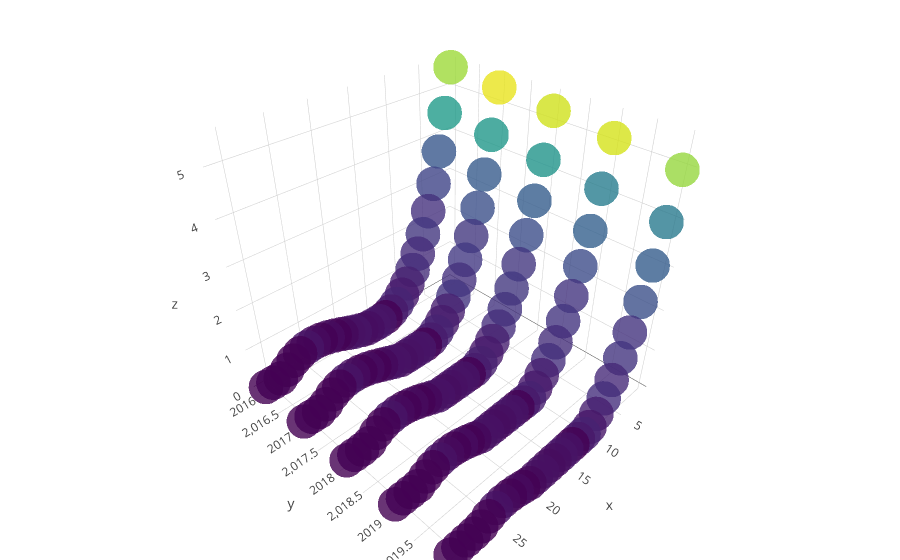
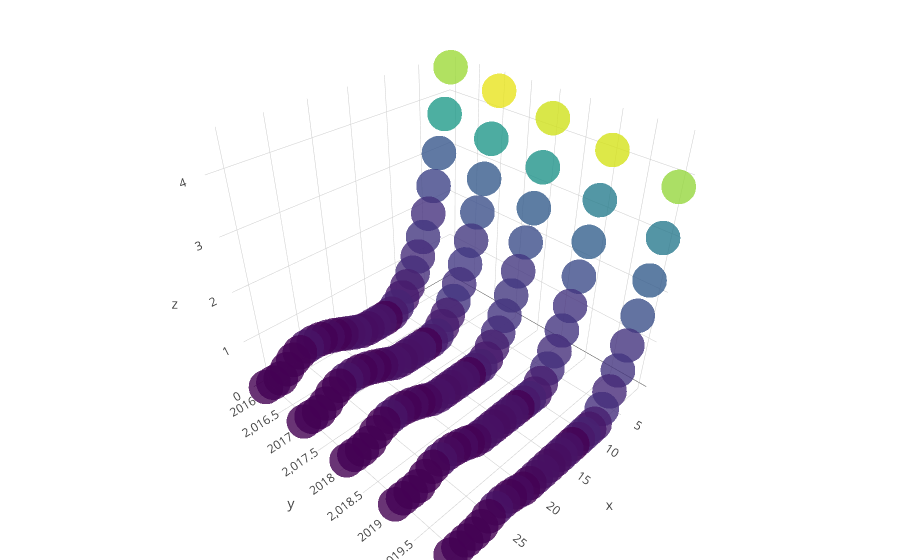
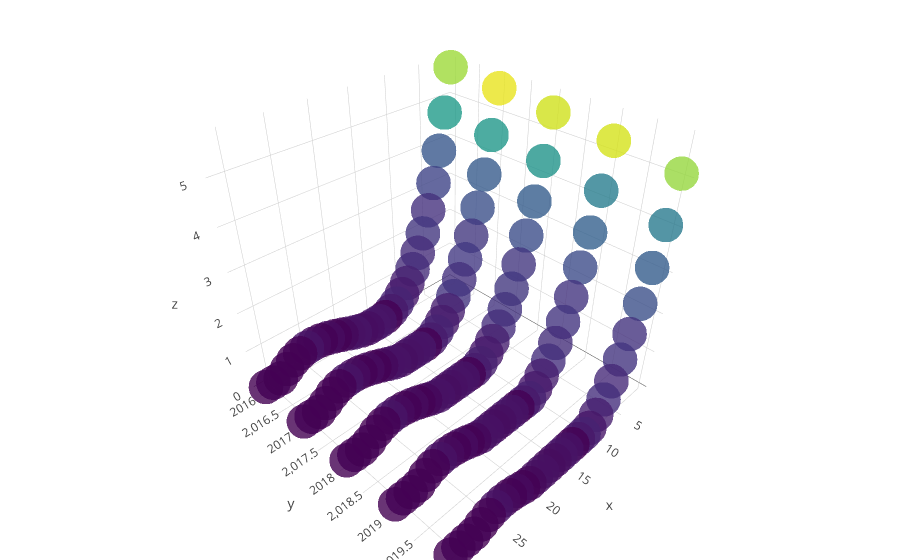
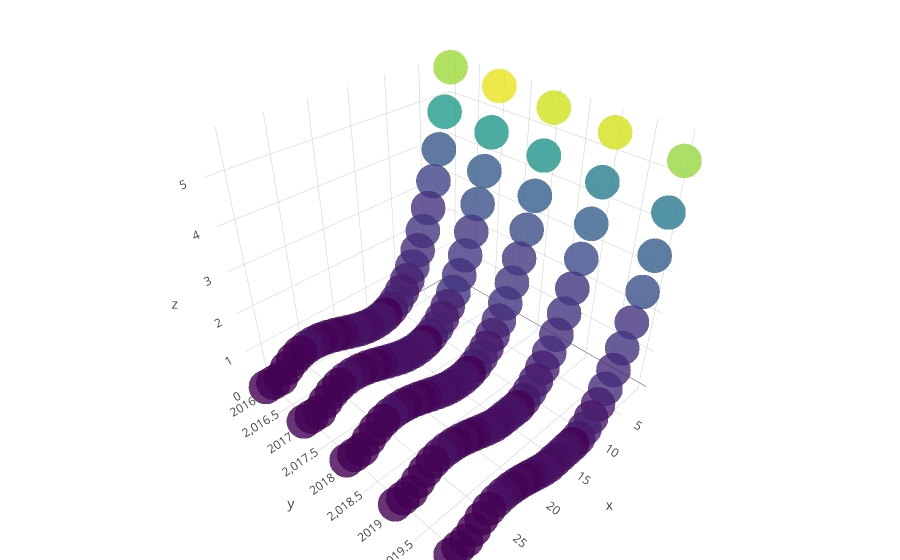

Notebook code for these charts, in order:
### Code cell
for i in range(0,12):
    trace1 = go.Scatter3d(
        x=a,
        y=b,
        z=Z_List[i],
        mode='markers',
        marker=dict(
            size=12,
            color=y,                # set color to an array/list of desired values
            colorscale='Viridis',   # choose a colorscale
            opacity=0.8
        )
    )

    data = [trace1]
    layout = go.Layout(
        margin=dict(
            l=0,
            r=0,
            b=0,
            t=0
        )
    )
    fig = go.Figure(data=data, layout=layout)
    #plotly.offline.plot(fig , filename=monthName[i]+"_polynomial.html")
    iplot(fig)

### Figure 1 — Plotly figure (JSON) as saved in the notebook; plotly's stock layout.template omitted (floating-point values rounded to 4 significant figures; data arrays with more than 128 entries replaced by an {"elided": "..."} marker saying what was removed)
{"data": [{"marker": {"color": {"elided": "465 float values"}, "colorscale": "Viridis", "opacity": 0.8, "size": 12}, "mode": "markers", "type": "scatter3d", "uid": "1d320ca4-d0ed-11e5-b34d-78dd08d0eb6b", "x": {"elided": "155 int values"}, "y": {"elided": "155 int values"}, "z": {"elided": "155 float values"}}], "layout": {"margin": {"b": 0, "l": 0, "r": 0, "t": 0}}}

### Figure 2 — Plotly figure (JSON) as saved in the notebook; plotly's stock layout.template omitted (floating-point values rounded to 4 significant figures; data arrays with more than 128 entries replaced by an {"elided": "..."} marker saying what was removed)
{"data": [{"marker": {"color": {"elided": "465 float values"}, "colorscale": "Viridis", "opacity": 0.8, "size": 12}, "mode": "markers", "type": "scatter3d", "uid": "1d320ca5-d0ed-11e5-b34d-78dd08d0eb6b", "x": {"elided": "155 int values"}, "y": {"elided": "155 int values"}, "z": {"elided": "155 float values"}}], "layout": {"margin": {"b": 0, "l": 0, "r": 0, "t": 0}}}

### Figure 3 — Plotly figure (JSON) as saved in the notebook; plotly's stock layout.template omitted (floating-point values rounded to 4 significant figures; data arrays with more than 128 entries replaced by an {"elided": "..."} marker saying what was removed)
{"data": [{"marker": {"color": {"elided": "465 float values"}, "colorscale": "Viridis", "opacity": 0.8, "size": 12}, "mode": "markers", "type": "scatter3d", "uid": "1d320ca6-d0ed-11e5-b34d-78dd08d0eb6b", "x": {"elided": "155 int values"}, "y": {"elided": "155 int values"}, "z": {"elided": "155 float values"}}], "layout": {"margin": {"b": 0, "l": 0, "r": 0, "t": 0}}}

### Figure 4 — Plotly figure (JSON) as saved in the notebook; plotly's stock layout.template omitted (floating-point values rounded to 4 significant figures; data arrays with more than 128 entries replaced by an {"elided": "..."} marker saying what was removed)
{"data": [{"marker": {"color": {"elided": "465 float values"}, "colorscale": "Viridis", "opacity": 0.8, "size": 12}, "mode": "markers", "type": "scatter3d", "uid": "1d320ca7-d0ed-11e5-b34d-78dd08d0eb6b", "x": {"elided": "155 int values"}, "y": {"elided": "155 int values"}, "z": {"elided": "155 float values"}}], "layout": {"margin": {"b": 0, "l": 0, "r": 0, "t": 0}}}
